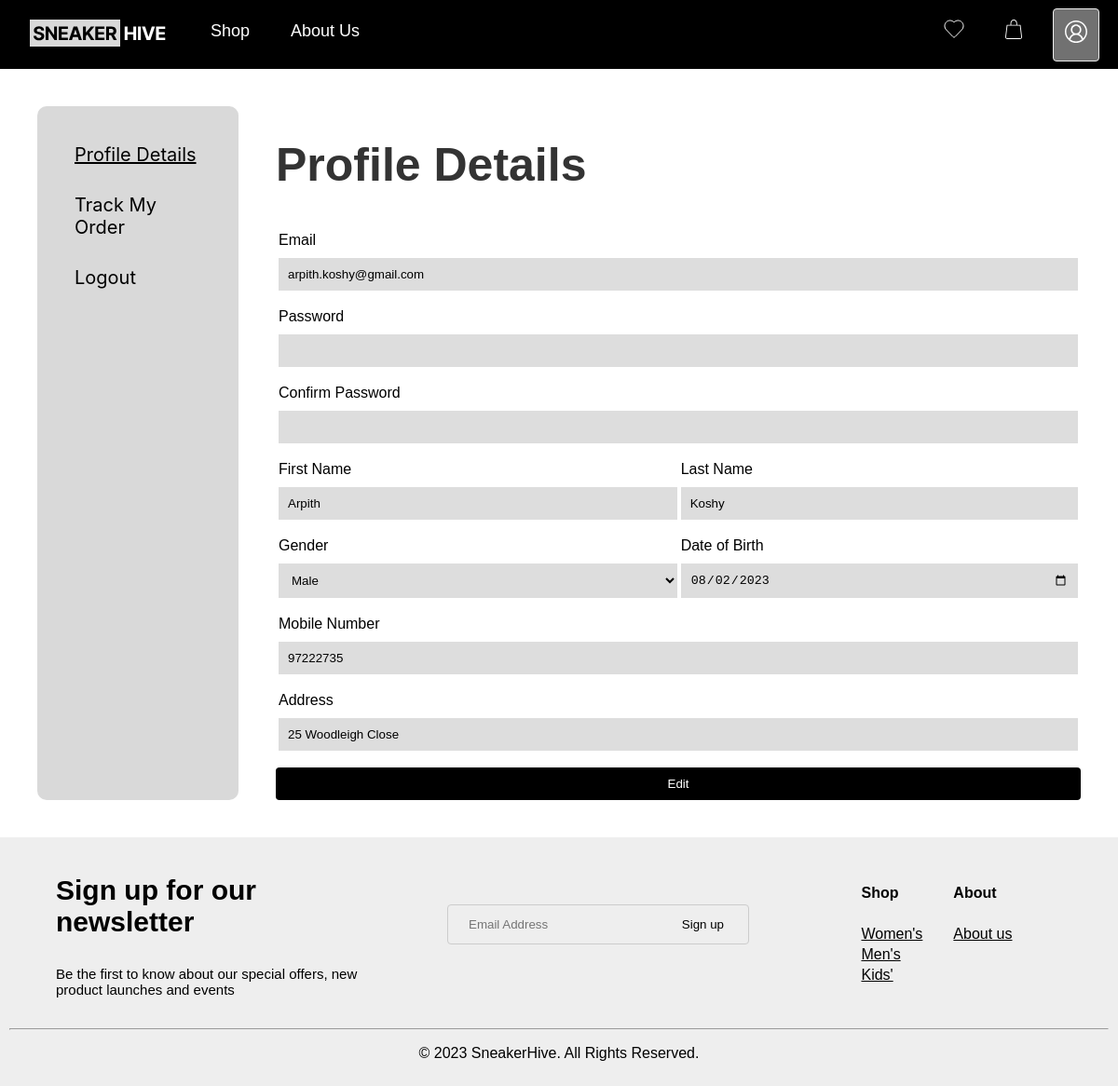
/account.php (signed in), run on the app's committed database.
### tables this page shows
CREATE TABLE `user_info` (
  `id` int(11) NOT NULL,
  `user_id` int(11) DEFAULT NULL,
  `first_name` varchar(200) DEFAULT NULL,
  `last_name` varchar(200) DEFAULT NULL,
  `mobile_number` varchar(20) DEFAULT NULL,
  `gender` varchar(10) DEFAULT NULL,
  `date_of_birth` date DEFAULT NULL,
  `delivery_address` varchar(500) DEFAULT NULL
);

### account.php (the view, shortened to what this page needs)
<?php
function logged_in() {
  return isset($_SESSION['valid_user']);
}
function header_class($function){
  if ($function) {echo 'hidden';} else {echo '';}
}
include 'dbconnect.php';
if (logged_in()) {
  $username = $_SESSION['valid_user'];
} else {
  header("Location: login.php");
  exit();
}
$query = 'SELECT * FROM user_info WHERE user_id = ?';
$stmt = $dbcnx->prepare($query);
$stmt->bind_param('i', $_SESSION['user_id']);
$stmt->execute();
$result = $stmt->get_result();
$row = $result->fetch_assoc();
$first_name = $row['first_name'];
$last_name = $row['last_name'];
$mobile_number = $row['mobile_number'];
$gender = $row['gender'];
$date_of_birth = $row['date_of_birth'];
$delivery_address = $row['delivery_address'];
?>
<!DOCTYPE html>
<html lang="en">
<head>
    <link rel="stylesheet" href="styles.css">
</head>
<body>
    <div class= "header" id="myTopnav">
        <a class="" href="index.php" class="logo"><img src = images/LOGO.svg alt="sneakerhive logo"></a>
        <a class="" href="shop.php">Shop</a>
        <a class="" href="about_us.php">About Us</a>
        <div class="header-right">
            <a class="" href="#liked"><img src = images/liked_icon.svg alt="liked products"></a>
            <a class="" href="cart.php"><img src = images/shopping_bag.svg alt="shopping cart"></a>
            <a class="active <?php header_class(!logged_in()) ?>" href="account.php"><img src = images/user_icon.svg alt="account"></a>
        </div>
    </div>
    <div class="account-content-body">
        <div class="sidebar">
            <ul>
                <li><a href="account.php"><u>Profile Details</u></a></li>
                <li><a href="orders.php">Track My Order</a></li>
                <li><a href="logout.php">Logout</a></li>
            </ul>
        </div>
        <div class="login-container signup">
            <h1>Profile Details</h1>
            <form action="edit_account_details.php" method="POST" class="signup-form" onsubmit="return validateForm()">
                <table>
                    <tr>
                        <td colspan="2"><label for="username">Email</label>
                        <input type="text" name="email" id="email" required value='<?php echo $username; ?>'></td>
                    </tr>
                    <tr>
                        <td colspan="2"><label for="password">Password</label>
                        <input type="password" name="password" id="password" required></td>
                    </tr>
                    <tr>
                        <td colspan="2"><label for="confirm_password">Confirm Password</label>
                        <input type="password" name="confirm_password" id="confirm_password" required></td>
                    </tr>
                    <tr>
                        <td><label for="firstname">First Name</label>
                        <input type="text" id="firstname" name="firstname" required value='<?php echo $first_name; ?>'></td>
                        <td><label for="lastname">Last Name</label>
                        <input type="text" id="lastname" name="lastname" required value='<?php echo $last_name; ?>'></td>
                    </tr>
                    <tr>
                        <td>
                            <label for="gender">Gender</label>
                            <select name="gender" id="gender" required>
                                <option value="male" <?php if($gender == 'male'){echo 'selected';} ?>>Male</option>
                            </select>
                        </td>
                        <td>
                        <label for="dob">Date of Birth</label>
                        <input type="date" name="dob" id="dob" required value='<?php echo $date_of_birth; ?>'>
                    </tr>
                    <tr>
                        <td colspan="2">
                            <label for="phone">Mobile Number</label>
                            <input type="text" name="mobile" id="mobile" required value='<?php echo $mobile_number; ?>'>
                        </td>
                    </tr>
                    <tr>
                        <td colspan="2"><label for="address">Address</label>
                        <input type="text" name="address" id="address" required value='<?php echo $delivery_address; ?>'></td>
                    </tr>
                </table>
                <button type="submit">Edit</button>
            </form>
    </div>
    </div>
    <footer>
    <div class = "footer">
      <div class="newsletter footer-left"  >
      <h3 id="newsletter-title">Sign up for our newsletter</h3>
      <p id="newsletter-description">Be the first to know about our special offers, new product launches and events</p>
    </div>
    <div class="newsletter" id = "newsletter-form">
      <form action="submit_newsletter.php" method="POST">
        <input type="text" name="newsletter_email" placeholder="Email Address">
        <button type="submit" >Sign up</button>
      </form>
    </div>
    <div class="newsletter footer-right">
        <table>
            <tr><td><h4>Shop</h4></td>
                <td><h4>About</h4></td>
            </tr>
            <tr><td><a href="#shop">Women's</a></td>
                <td><a href="#shop">About us</a></td>
            </tr>
            <tr><td><a href="#shop">Men's</a></td></tr>
            <tr><td><a href="#shop">Kids'</a></td></tr>
        </table>
    </div>
</div>
    <div class="copyright">
        <hr>
      <p>&copy; 2023 SneakerHive. All Rights Reserved.</p>
      </div>
    </footer>
</body>
</html>

### styles.css (style rules this page uses)
* { box-sizing: border-box; }
body { display:flex; min-height: 100vh; flex-direction: column; justify-content: space-between; margin: 0; font-family: Helvetica, Arial, sans-serif; }
h1 { font-family:Helvetica, Arial, sans-serif; font-size: 50px; font-weight:800; }
.header { overflow: hidden; background-color: #000000; padding: 9px 10px 5px; }
.header a { float: left; color: white; text-align: center; padding: 12px; margin: 0px 10px; text-decoration: none; font-size: 18px; line-height: 25px; border-radius: 4px; }
.header a:link { color: white; }
.header a.active { border: 1px solid #EEEEEE; }
.header-right { float: right; }
footer { width: 100%; background-color: #EEEEEE; }
.footer { display: flex; justify-content: space-between; align-items: center; }
.newsletter { width: 30%; background-color: #EEEEEE; }
.newsletter p { font-size: 20px; }
#newsletter-title { font-size: 30px; font-weight: bold; color: #000000; padding-top: 10px; }
#newsletter-description { font-size: 15px; }
.footer-left { margin:auto; }
.footer-right table { margin: auto; }
.footer-right td { padding-right: 30px; }
footer form { display:flex; flex-direction:row; border: 1px solid #ccc; padding: 12px 20px; border-radius: 4px; box-sizing: border-box; }
footer input { flex-grow:2; border:none; background-color: #EEEEEE; }
footer form { width: 90%; }
footer button { border:none; background:#EEEEEE; cursor: pointer; }
.copyright { text-align: center; padding: 10px; }
.login-container { margin: auto; background-color: #fff; padding: 180px 0px; border-radius: 8px; width: 300px; }
.login-container h1 { margin-bottom: 40px; color: #333; }
.login-container input { width: 100%; padding: 10px; margin-bottom: 15px; box-sizing: border-box; }
.login-container select { width: 100%; padding: 10px; margin-bottom: 15px; box-sizing: border-box; }
.login-container button { margin: auto; display: block; width: 50%; padding: 10px; background-color: #000000; color: #fff; border: none; border-radius: 4px; cursor: pointer; }
a:link { color: #000000; }
.login-container.signup { margin:0px auto; width:500px; padding: 0px; }
.login-container.signup input { background-color: #ddd; border: none; }
.login-container.signup select { background-color: #ddd; border: none; cursor: pointer; }
.signup-form button { width: 100%; }
.signup-form input { margin-top: 10px; }
.signup-form select { margin-top: 10px; }
.account-content-body { display: flex; flex-direction: row; justify-content: space-between; margin: 40px; }
.account-content-body .login-container.signup { flex: 80%; }
.account-content-body table { width: 100%; }
.sidebar { flex: 20%; margin-right: 40px; border-radius: 10px; background-color: #D9D9D9; font-size: 20px; font-family: inter; color: #000000; }
.sidebar li { margin: 30px 0px; list-style-type: none; cursor: pointer; }
.sidebar ul { margin: 40px; padding: 0px; }
.sidebar a { text-decoration: none; color: #000000; }
.active, .dot:hover { background-color: #717171; }

### data on the page
user_info: firstname "Arpith", lastname "Koshy", gender "Male", dob "08/02/2023", mobile "97222735", address "25 Woodleigh Close"
